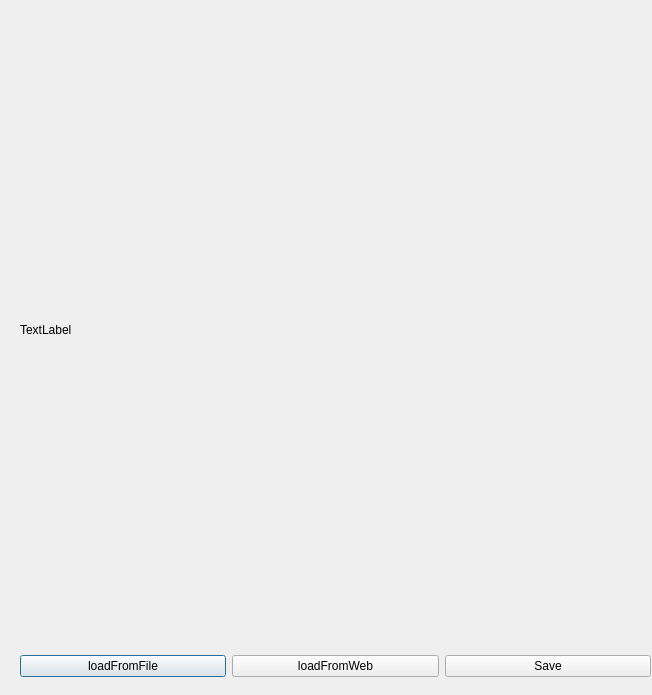
<?xml version="1.0" encoding="UTF-8"?>
<ui version="4.0">
 <class>Dialog</class>
 <widget class="QDialog" name="Dialog">
  <property name="geometry">
   <rect>
    <x>0</x>
    <y>0</y>
    <width>652</width>
    <height>695</height>
   </rect>
  </property>
  <property name="windowTitle">
   <string>Dialog</string>
  </property>
  <widget class="QLabel" name="lbl_picture">
   <property name="geometry">
    <rect>
     <x>20</x>
     <y>30</y>
     <width>600</width>
     <height>600</height>
    </rect>
   </property>
   <property name="text">
    <string>TextLabel</string>
   </property>
  </widget>
  <widget class="QWidget" name="layoutWidget">
   <property name="geometry">
    <rect>
     <x>20</x>
     <y>650</y>
     <width>631</width>
     <height>32</height>
    </rect>
   </property>
   <layout class="QHBoxLayout" name="horizontalLayout">
    <item>
     <widget class="QPushButton" name="btn_loadFromFile">
      <property name="text">
       <string>loadFromFile</string>
      </property>
     </widget>
    </item>
    <item>
     <widget class="QPushButton" name="btn_loadFromWeb">
      <property name="text">
       <string>loadFromWeb</string>
      </property>
     </widget>
    </item>
    <item>
     <widget class="QPushButton" name="btn_savePicture">
      <property name="text">
       <string>Save</string>
      </property>
     </widget>
    </item>
   </layout>
  </widget>
 </widget>
 <resources/>
 <connections/>
</ui>
